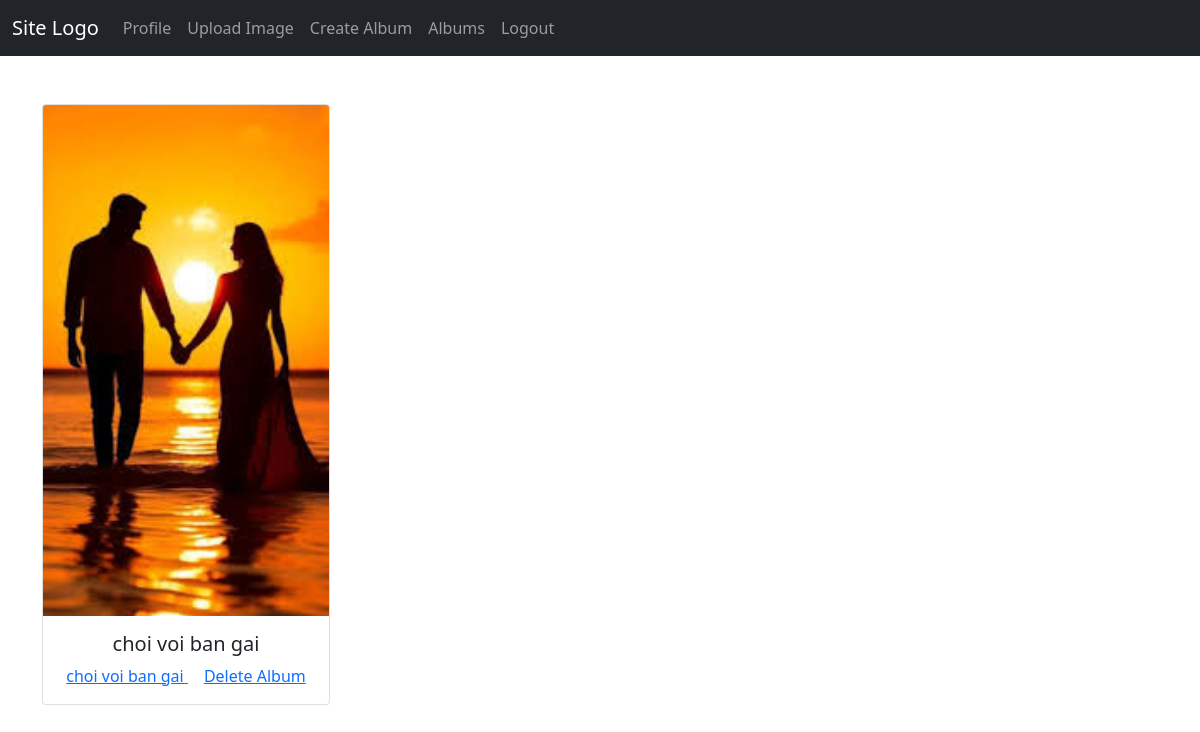
Page /photos/macduykhanh01/albums/ (signed in) on the committed database.
### album/models.py (models this page shows, shortened)
class Album(models.Model):
    class Status(models.TextChoices):
        PUBLIC = "public", "Public"
        PRIVATE = "private", "Private"
    name = models.CharField(max_length=50, unique=True)
    status = models.CharField(
        max_length=7, choices=Status.choices, default=Status.PUBLIC
    )
    creation_date = models.DateTimeField(auto_now_add=True)
    user = models.ForeignKey(User, on_delete=models.CASCADE, related_name="albums")
    def get_absolute_url(self):
        return reverse("album:album", kwargs={"slug": self.user.slug, "pk": self.pk})
    class Meta:
        indexes = [
            models.Index(fields=["name"], name="album_name_idx"),
            models.Index(fields=["user"], name="album_user_idx"),
        ]
        constraints = [
            models.UniqueConstraint(fields=["name", "user"], name="unique_name_user"),
        ]
        ordering = ["-creation_date"]

class AlbumImage(models.Model):
    image = models.ImageField(upload_to="images/")
    upload_date = models.DateTimeField(auto_now_add=True)
    album = models.ForeignKey(
        Album, on_delete=models.CASCADE, related_name="album_images"
    )
    user = models.ForeignKey(
        User, on_delete=models.CASCADE, related_name="album_image_user"
    )
    class Meta:
        indexes = [
            models.Index(fields=["image"], name="album_image_idx"),
        ]
        ordering = ["-upload_date"]

### album/views.py (the view)
# urls.py: path("photos/<slug:slug>/albums/", views.AlbumsView.as_view(), name="albums"),
class AlbumsView(ListView):
    model = Album
    template_name = "album/albums.html"
    context_object_name = "albums"
    def get_queryset(self):
        user = self.kwargs["slug"]
        return Album.objects.filter(user__username=user)
    def get_context_data(self, **kwargs):
        context = super().get_context_data(**kwargs)
        context["profile_user"] = User.objects.get(username=self.kwargs["slug"])
        return context

### album/templates/album/albums.html (shortened to what this page needs)
{% extends 'base.html' %}
{% block content %}
    {% for album in albums %}
        <div class="card text-center" style="width: 18rem;">
           {% with first_image=album.album_images.first %}
           <img src="{{ first_image.image.url }}" alt="" class="card-img-top">
           {% endwith %}
            <div class="card-body">
                <h5 class="card-title">
                    {{ album.name }}
                </h5>
                <a href="{{ album.get_absolute_url }}" class="card-link">
                    {{ album.name }}
                </a>
                {% if request.user.username == album.user.username %}
                    <a href="{% url 'album:delete-album' request.user.slug album.pk %}" class="card-link">
                        Delete Album
                    </a>
                {% endif %}
            </div>
        </div>
    {% empty %}
        <p>
            There are no albums yet.
        </p>
    {% endfor %}
{% endblock content %}

### rows in the picture
Album: album_images.first.image (picture), name "choi voi ban gai", shows "Delete Album"
